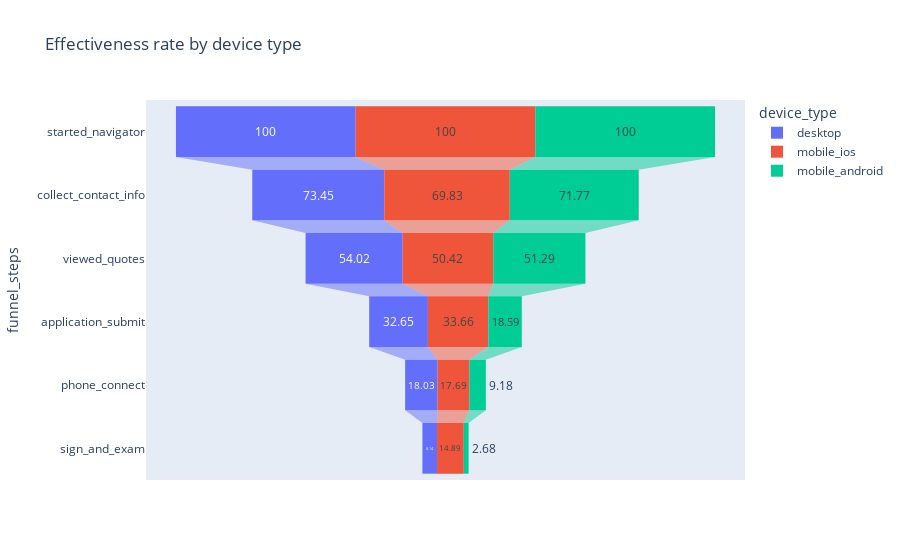

Notebook code cell kept with this figure:
### Markdown cell above
Considering the 5 marketing channels where the customer came from I found different convertion rates (CR) for each one of them, where from top to bottom we have the following results:
    
    - tv             CR = 11.43%
    - paid search nb CR = 10.09%
    - facebook       CR = 9.5%
    - instagram      CR = 6.97%
    - podcast        CR = 5.6%

Even though podcast channel is the most used one, the conversion rate for it is the lowest. On the other hand the less used marketing channel (tv) is the most sucssesful one with the highest CR.

### Code cell
# Create dataframe to store the convertion rate by different contact device
df_cd = pd.DataFrame()

for device in ['desktop','mobile_ios','mobile_android']:
    df_device = df[df['device']==device].groupby(['funnel_steps'])[['user_id']].count().sort_values(by=('user_id'),
                                                            ascending=False).rename(columns={'user_id':'n_users'})
    df_device['%_group'] = 100*df_device['n_users']/df_device['n_users'][0]
    df_device['%_group'] = df_device['%_group'].round(2)
    df_device_ch = pd.merge(df_device, df_step_process, left_index=True, right_index=True)
    df_device_ch['device_type'] = device
    df_cd = pd.concat([df_cd, df_device_ch], axis=0)

df_cd['% users'] = 100*df_cd['n_users_x']/df_cd['n_users_y'] 
fig = px.funnel(df_cd, 
                x = '%_group', 
                y = df_cd.index, 
                color='device_type',
                title='Effectiveness rate by device type')
fig.show()

### Figure 1 — Plotly figure (JSON) as saved in the notebook; plotly's stock layout.template omitted (floating-point values rounded to 4 significant figures)
{"data": [{"hovertemplate": "device_type=desktop<br>%_group=%{x}<br>funnel_steps=%{y}<extra></extra>", "legendgroup": "desktop", "marker": {"color": "#636efa"}, "name": "desktop", "orientation": "h", "showlegend": true, "type": "funnel", "x": [100, 73.45, 54.02, 32.65, 18.03, 8.14], "xaxis": "x", "y": ["started_navigator", "collect_contact_info", "viewed_quotes", "application_submit", "phone_connect", "sign_and_exam"], "yaxis": "y"}, {"hovertemplate": "device_type=mobile_ios<br>%_group=%{x}<br>funnel_steps=%{y}<extra></extra>", "legendgroup": "mobile_ios", "marker": {"color": "#EF553B"}, "name": "mobile_ios", "orientation": "h", "showlegend": true, "type": "funnel", "x": [100, 69.83, 50.42, 33.66, 17.69, 14.89], "xaxis": "x", "y": ["started_navigator", "collect_contact_info", "viewed_quotes", "application_submit", "phone_connect", "sign_and_exam"], "yaxis": "y"}, {"hovertemplate": "device_type=mobile_android<br>%_group=%{x}<br>funnel_steps=%{y}<extra></extra>", "legendgroup": "mobile_android", "marker": {"color": "#00cc96"}, "name": "mobile_android", "orientation": "h", "showlegend": true, "type": "funnel", "x": [100, 71.77, 51.29, 18.59, 9.18, 2.68], "xaxis": "x", "y": ["started_navigator", "collect_contact_info", "viewed_quotes", "application_submit", "phone_connect", "sign_and_exam"], "yaxis": "y"}], "layout": {"legend": {"title": {"text": "device_type"}, "tracegroupgap": 0}, "title": {"text": "Effectiveness rate by device type"}, "xaxis": {"anchor": "y", "domain": [0, 1], "title": {"text": "%_group"}}, "yaxis": {"anchor": "x", "domain": [0, 1], "title": {"text": "funnel_steps"}}}}
